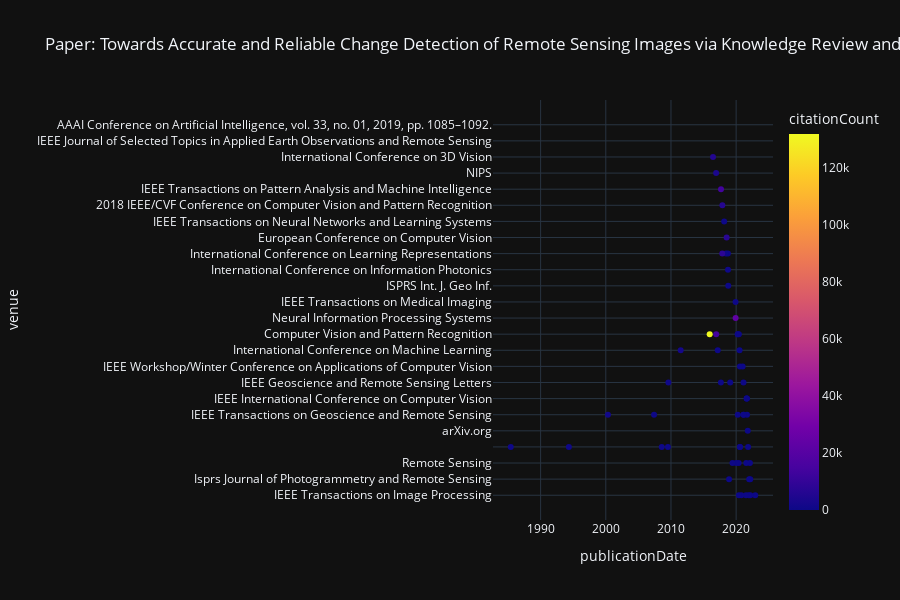

The code cell stored with this chart in its notebook:
### Code cell
paper = s2.get_paper_from_id(paper_id=paper_id)
df_references = s2.get_references_df(paper.references)
title = f"Paper: {paper.title} ({paper.year})"
fig = s2.plot_references_timeline(df_references, title=title)
fig.show()

### Figure 1 — Plotly figure (JSON) as saved in the notebook; plotly's stock layout.template omitted (floating-point values rounded to 4 significant figures; data arrays with more than 128 entries replaced by an {"elided": "..."} marker saying what was removed)
{"data": [{"customdata": {"elided": "68x3 mixed values"}, "hovertemplate": "publicationDate=%{x}<br>venue=%{y}<br>title=%{customdata[0]}<br>referenceCount=%{customdata[1]}<br>citationCount=%{marker.color}<extra></extra>", "legendgroup": "", "marker": {"color": [5, 9, 11, 51, 32, 5, 59, 7, 33, 49, 32, 34, 33, 28, 197, 162, 38, 36, 33, 261, 42, 22, 62, 28, 95, 367, 35, 203, 10, 60, 23416, 145, 306, 81, 73, 18, 426, 129, 7156, 38, 274, 6099, 8049, 13789, 280, 381, 14210, 3505, 5682, 131793, 2115, 720, 336, 438, 241, 1214, 463, 599, 1, 8, 31, 13, 1, 18, 21, 0, 676, 1641], "coloraxis": "coloraxis", "symbol": "circle"}, "mode": "markers", "name": "", "orientation": "v", "showlegend": false, "type": "scatter", "x": ["2022-12-07", "2022-03-04", "2022-03-01", "2022-02-11", "2022-01-01", "2021-12-08", "2021-11-01", "2021-10-13", "2021-09-01", "2021-08-26", "2021-08-16", "2021-08-12", "2021-07-20", "2021-07-07", "2021-02-27", "2021-02-17", "2021-02-10", "2021-01-01", "2020-10-19", "2020-08-01", "2020-08-01", "2020-07-31", "2020-07-12", "2020-06-03", "2020-06-01", "2020-05-22", "2020-04-01", "2020-03-31", "2020-03-31", "2020-01-07", "2019-12-03", "2019-11-29", "2019-06-10", "2019-02-01", "2018-12-01", "2018-10-16", "2018-10-01", "2018-09-27", "2018-07-17", "2018-06-12", "2018-03-01", "2017-11-21", "2017-11-14", "2017-09-05", "2017-08-30", "2017-03-06", "2016-12-09", "2016-12-05", "2016-06-15", "2015-12-10", "2011-06-28", "2009-08-07", "2009-07-15", "2008-08-01", "2007-05-29", "2000-05-01", "1994-05-01", "1985-06-01", null, null, null, null, null, null, null, null, null, null], "xaxis": "x", "y": ["IEEE Transactions on Image Processing", "IEEE Transactions on Image Processing", "Isprs Journal of Photogrammetry and Remote Sensing", "Remote Sensing", "Isprs Journal of Photogrammetry and Remote Sensing", "IEEE Transactions on Image Processing", "", "arXiv.org", "IEEE Transactions on Geoscience and Remote Sensing", "IEEE International Conference on Computer Vision", "IEEE International Conference on Computer Vision", "IEEE International Conference on Computer Vision", "Remote Sensing", "IEEE Transactions on Image Processing", "IEEE Transactions on Geoscience and Remote Sensing", "IEEE Geoscience and Remote Sensing Letters", "IEEE Transactions on Geoscience and Remote Sensing", "IEEE Workshop/Winter Conference on Applications of Computer Vision", "IEEE Transactions on Image Processing", "", "", "IEEE Workshop/Winter Conference on Applications of Computer Vision", "International Conference on Machine Learning", "IEEE Transactions on Image Processing", "Computer Vision and Pattern Recognition", "Remote Sensing", "IEEE Transactions on Geoscience and Remote Sensing", "Computer Vision and Pattern Recognition", "Computer Vision and Pattern Recognition", "Remote Sensing", "Neural Information Processing Systems", "IEEE Transactions on Medical Imaging", "Remote Sensing", "IEEE Geoscience and Remote Sensing Letters", "Isprs Journal of Photogrammetry and Remote Sensing", "ISPRS Int. J. Geo Inf.", "International Conference on Information Photonics", "International Conference on Learning Representations", "European Conference on Computer Vision", "International Conference on Learning Representations", "IEEE Transactions on Neural Networks and Learning Systems", "2018 IEEE/CVF Conference on Computer Vision and Pattern Recognition", "International Conference on Learning Representations", "IEEE Transactions on Pattern Analysis and Machine Intelligence", "IEEE Geoscience and Remote Sensing Letters", "International Conference on Machine Learning", "Computer Vision and Pattern Recognition", "NIPS", "International Conference on 3D Vision", "Computer Vision and Pattern Recognition", "International Conference on Machine Learning", "IEEE Geoscience and Remote Sensing Letters", "", "", "IEEE Transactions on Geoscience and Remote Sensing", "IEEE Transactions on Geoscience and Remote Sensing", "", "", "IEEE Transactions on Geoscience and Remote Sensing", "IEEE Transactions on Geoscience and Remote Sensing", "IEEE Journal of Selected Topics in Applied Earth Observations and Remote Sensing", "IEEE Transactions on Geoscience and Remote Sensing", "IEEE Transactions on Geoscience and Remote Sensing", "IEEE Transactions on Geoscience and Remote Sensing", "IEEE Transactions on Geoscience and Remote Sensing", "AAAI Conference on Artificial Intelligence, vol. 33, no. 01, 2019, pp. 1085–1092.", "", ""], "yaxis": "y"}], "layout": {"coloraxis": {"colorbar": {"title": {"text": "citationCount"}}, "colorscale": [[0, "#0d0887"], [0.1111, "#46039f"], [0.2222, "#7201a8"], [0.3333, "#9c179e"], [0.4444, "#bd3786"], [0.5556, "#d8576b"], [0.6667, "#ed7953"], [0.7778, "#fb9f3a"], [0.8889, "#fdca26"], [1, "#f0f921"]]}, "height": 600, "legend": {"tracegroupgap": 0}, "title": {"text": "Paper: Towards Accurate and Reliable Change Detection of Remote Sensing Images via Knowledge Review and Online Uncertainty Estimation (2023)"}, "xaxis": {"anchor": "y", "domain": [0, 1], "title": {"text": "publicationDate"}}, "yaxis": {"anchor": "x", "domain": [0, 1], "dtick": 1, "showgrid": true, "title": {"text": "venue"}, "type": "category"}}}
